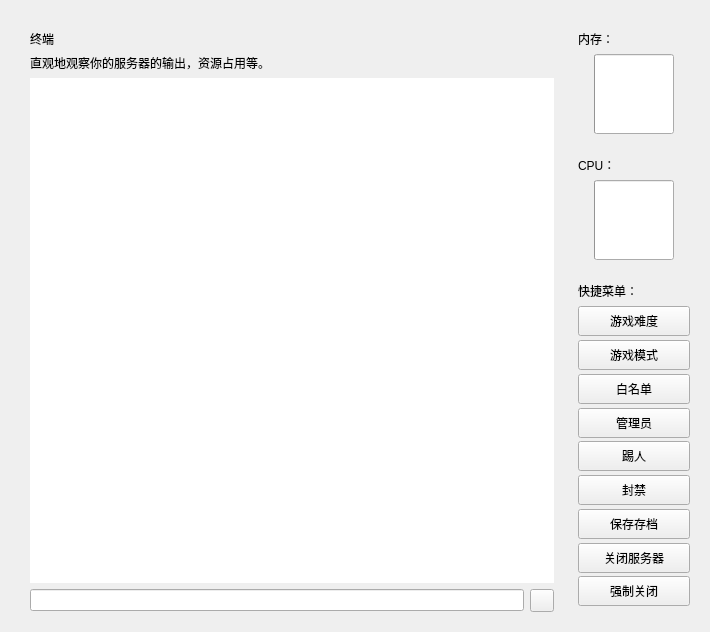
<?xml version="1.0" encoding="UTF-8"?>
<!-- Copyright 2024, MCSL Team, mailto:services@mcsl.com.cn

     Part of "MCSL2", a simple and multifunctional Minecraft server launcher.

     Licensed under the GNU General Public License, Version 3.0, with our
     additional agreements. (the "License");
     you may not use this file except in compliance with the License.
     You may obtain a copy of the License at

        https://github.com/MCSLTeam/MCSL2/raw/master/LICENSE -->


<ui version="4.0">
 <class>ConsoleInterface</class>
 <widget class="QFrame" name="ConsoleInterface">
  <property name="geometry">
   <rect>
    <x>0</x>
    <y>0</y>
    <width>710</width>
    <height>632</height>
   </rect>
  </property>
  <property name="sizePolicy">
   <sizepolicy hsizetype="Expanding" vsizetype="Expanding">
    <horstretch>0</horstretch>
    <verstretch>0</verstretch>
   </sizepolicy>
  </property>
  <property name="windowTitle">
   <string/>
  </property>
  <layout class="QGridLayout" name="gridLayout">
   <item row="1" column="4">
    <widget class="CardWidget" name="serverMemCardWidget">
     <property name="sizePolicy">
      <sizepolicy hsizetype="Fixed" vsizetype="Fixed">
       <horstretch>0</horstretch>
       <verstretch>0</verstretch>
      </sizepolicy>
     </property>
     <property name="minimumSize">
      <size>
       <width>130</width>
       <height>120</height>
      </size>
     </property>
     <property name="maximumSize">
      <size>
       <width>130</width>
       <height>120</height>
      </size>
     </property>
     <layout class="QGridLayout" name="gridLayout_3">
      <item row="1" column="1">
       <widget class="ProgressRing" name="serverMemProgressRing">
        <property name="minimumSize">
         <size>
          <width>80</width>
          <height>80</height>
         </size>
        </property>
        <property name="maximumSize">
         <size>
          <width>80</width>
          <height>80</height>
         </size>
        </property>
       </widget>
      </item>
      <item row="1" column="0">
       <spacer name="horizontalSpacer">
        <property name="orientation">
         <enum>Qt::Horizontal</enum>
        </property>
        <property name="sizeHint" stdset="0">
         <size>
          <width>40</width>
          <height>20</height>
         </size>
        </property>
       </spacer>
      </item>
      <item row="1" column="2">
       <spacer name="horizontalSpacer_2">
        <property name="orientation">
         <enum>Qt::Horizontal</enum>
        </property>
        <property name="sizeHint" stdset="0">
         <size>
          <width>40</width>
          <height>20</height>
         </size>
        </property>
       </spacer>
      </item>
      <item row="0" column="0" colspan="3">
       <widget class="StrongBodyLabel" name="serverMemLabel">
        <property name="sizePolicy">
         <sizepolicy hsizetype="Expanding" vsizetype="Fixed">
          <horstretch>0</horstretch>
          <verstretch>0</verstretch>
         </sizepolicy>
        </property>
        <property name="text">
         <string>内存：</string>
        </property>
       </widget>
      </item>
     </layout>
    </widget>
   </item>
   <item row="0" column="2">
    <spacer name="topSpacer">
     <property name="orientation">
      <enum>Qt::Vertical</enum>
     </property>
     <property name="sizeType">
      <enum>QSizePolicy::Fixed</enum>
     </property>
     <property name="sizeHint" stdset="0">
      <size>
       <width>20</width>
       <height>10</height>
      </size>
     </property>
    </spacer>
   </item>
   <item row="1" column="0">
    <spacer name="leftSpacer">
     <property name="orientation">
      <enum>Qt::Horizontal</enum>
     </property>
     <property name="sizeType">
      <enum>QSizePolicy::Fixed</enum>
     </property>
     <property name="sizeHint" stdset="0">
      <size>
       <width>10</width>
       <height>20</height>
      </size>
     </property>
    </spacer>
   </item>
   <item row="2" column="4">
    <widget class="CardWidget" name="serverCPUCardWidget">
     <property name="sizePolicy">
      <sizepolicy hsizetype="Fixed" vsizetype="Fixed">
       <horstretch>0</horstretch>
       <verstretch>0</verstretch>
      </sizepolicy>
     </property>
     <property name="minimumSize">
      <size>
       <width>130</width>
       <height>120</height>
      </size>
     </property>
     <property name="maximumSize">
      <size>
       <width>130</width>
       <height>120</height>
      </size>
     </property>
     <layout class="QGridLayout" name="gridLayout_4">
      <item row="1" column="0">
       <spacer name="horizontalSpacer_3">
        <property name="orientation">
         <enum>Qt::Horizontal</enum>
        </property>
        <property name="sizeHint" stdset="0">
         <size>
          <width>40</width>
          <height>20</height>
         </size>
        </property>
       </spacer>
      </item>
      <item row="1" column="1">
       <widget class="ProgressRing" name="serverCPUProgressRing">
        <property name="minimumSize">
         <size>
          <width>80</width>
          <height>80</height>
         </size>
        </property>
        <property name="maximumSize">
         <size>
          <width>80</width>
          <height>80</height>
         </size>
        </property>
       </widget>
      </item>
      <item row="1" column="2">
       <spacer name="horizontalSpacer_4">
        <property name="orientation">
         <enum>Qt::Horizontal</enum>
        </property>
        <property name="sizeHint" stdset="0">
         <size>
          <width>40</width>
          <height>20</height>
         </size>
        </property>
       </spacer>
      </item>
      <item row="0" column="0" colspan="3">
       <widget class="StrongBodyLabel" name="serverCPULabel">
        <property name="sizePolicy">
         <sizepolicy hsizetype="Expanding" vsizetype="Minimum">
          <horstretch>0</horstretch>
          <verstretch>0</verstretch>
         </sizepolicy>
        </property>
        <property name="text">
         <string>CPU：</string>
        </property>
       </widget>
      </item>
     </layout>
    </widget>
   </item>
   <item row="4" column="4">
    <spacer name="verticalSpacer">
     <property name="orientation">
      <enum>Qt::Vertical</enum>
     </property>
     <property name="sizeHint" stdset="0">
      <size>
       <width>20</width>
       <height>40</height>
      </size>
     </property>
    </spacer>
   </item>
   <item row="1" column="2" rowspan="4" colspan="2">
    <widget class="QWidget" name="titleLimitWidget" native="true">
     <layout class="QGridLayout" name="gridLayout_2">
      <item row="4" column="1">
       <widget class="PrimaryToolButton" name="sendCommandButton">
        <property name="text">
         <string/>
        </property>
        <property name="toolButtonStyle">
         <enum>Qt::ToolButtonIconOnly</enum>
        </property>
       </widget>
      </item>
      <item row="1" column="0">
       <widget class="StrongBodyLabel" name="subTitleLabel">
        <property name="sizePolicy">
         <sizepolicy hsizetype="Preferred" vsizetype="Fixed">
          <horstretch>0</horstretch>
          <verstretch>0</verstretch>
         </sizepolicy>
        </property>
        <property name="text">
         <string>直观地观察你的服务器的输出，资源占用等。</string>
        </property>
        <property name="textFormat">
         <enum>Qt::MarkdownText</enum>
        </property>
       </widget>
      </item>
      <item row="4" column="0">
       <widget class="LineEdit" name="commandLineEdit"/>
      </item>
      <item row="3" column="0" colspan="2">
       <widget class="PlainTextEdit" name="serverOutput">
        <property name="frameShape">
         <enum>QFrame::NoFrame</enum>
        </property>
        <property name="verticalScrollBarPolicy">
         <enum>Qt::ScrollBarAsNeeded</enum>
        </property>
        <property name="horizontalScrollBarPolicy">
         <enum>Qt::ScrollBarAsNeeded</enum>
        </property>
        <property name="readOnly">
         <bool>true</bool>
        </property>
        <property name="plainText">
         <string/>
        </property>
       </widget>
      </item>
      <item row="0" column="0">
       <widget class="TitleLabel" name="titleLabel">
        <property name="sizePolicy">
         <sizepolicy hsizetype="Preferred" vsizetype="Fixed">
          <horstretch>0</horstretch>
          <verstretch>0</verstretch>
         </sizepolicy>
        </property>
        <property name="text">
         <string>终端</string>
        </property>
       </widget>
      </item>
     </layout>
    </widget>
   </item>
   <item row="3" column="4">
    <widget class="CardWidget" name="quickMenu">
     <property name="sizePolicy">
      <sizepolicy hsizetype="Fixed" vsizetype="Fixed">
       <horstretch>0</horstretch>
       <verstretch>0</verstretch>
      </sizepolicy>
     </property>
     <property name="minimumSize">
      <size>
       <width>100</width>
       <height>340</height>
      </size>
     </property>
     <property name="maximumSize">
      <size>
       <width>130</width>
       <height>16777215</height>
      </size>
     </property>
     <layout class="QVBoxLayout" name="verticalLayout">
      <item>
       <widget class="StrongBodyLabel" name="quickMenuTitleLabel">
        <property name="text">
         <string>快捷菜单：</string>
        </property>
       </widget>
      </item>
      <item>
       <widget class="ComboBox" name="difficulty">
        <property name="minimumSize">
         <size>
          <width>0</width>
          <height>30</height>
         </size>
        </property>
        <property name="text">
         <string>游戏难度</string>
        </property>
       </widget>
      </item>
      <item>
       <widget class="TransparentPushButton" name="gamemode">
        <property name="minimumSize">
         <size>
          <width>0</width>
          <height>30</height>
         </size>
        </property>
        <property name="text">
         <string>游戏模式</string>
        </property>
       </widget>
      </item>
      <item>
       <widget class="TransparentPushButton" name="whiteList">
        <property name="minimumSize">
         <size>
          <width>0</width>
          <height>30</height>
         </size>
        </property>
        <property name="text">
         <string>白名单</string>
        </property>
       </widget>
      </item>
      <item>
       <widget class="TransparentPushButton" name="op">
        <property name="minimumSize">
         <size>
          <width>0</width>
          <height>30</height>
         </size>
        </property>
        <property name="text">
         <string>管理员</string>
        </property>
       </widget>
      </item>
      <item>
       <widget class="TransparentPushButton" name="kickPlayers">
        <property name="minimumSize">
         <size>
          <width>0</width>
          <height>30</height>
         </size>
        </property>
        <property name="text">
         <string>踢人</string>
        </property>
       </widget>
      </item>
      <item>
       <widget class="TransparentPushButton" name="banPlayers">
        <property name="minimumSize">
         <size>
          <width>0</width>
          <height>30</height>
         </size>
        </property>
        <property name="text">
         <string>封禁</string>
        </property>
       </widget>
      </item>
      <item>
       <widget class="TransparentPushButton" name="saveServer">
        <property name="minimumSize">
         <size>
          <width>0</width>
          <height>30</height>
         </size>
        </property>
        <property name="text">
         <string>保存存档</string>
        </property>
       </widget>
      </item>
      <item>
       <widget class="TransparentPushButton" name="exitServer">
        <property name="minimumSize">
         <size>
          <width>0</width>
          <height>30</height>
         </size>
        </property>
        <property name="text">
         <string>关闭服务器</string>
        </property>
       </widget>
      </item>
      <item>
       <widget class="TransparentPushButton" name="killServer">
        <property name="minimumSize">
         <size>
          <width>0</width>
          <height>30</height>
         </size>
        </property>
        <property name="text">
         <string>强制关闭</string>
        </property>
       </widget>
      </item>
     </layout>
    </widget>
   </item>
  </layout>
 </widget>
 <customwidgets>
  <customwidget>
   <class>ComboBox</class>
   <extends>QPushButton</extends>
   <header>qfluentwidgets</header>
  </customwidget>
  <customwidget>
   <class>PushButton</class>
   <extends>QPushButton</extends>
   <header>qfluentwidgets</header>
  </customwidget>
  <customwidget>
   <class>ToolButton</class>
   <extends>QToolButton</extends>
   <header>qfluentwidgets</header>
  </customwidget>
  <customwidget>
   <class>PrimaryToolButton</class>
   <extends>ToolButton</extends>
   <header>qfluentwidgets</header>
  </customwidget>
  <customwidget>
   <class>TransparentPushButton</class>
   <extends>PushButton</extends>
   <header>qfluentwidgets</header>
  </customwidget>
  <customwidget>
   <class>CardWidget</class>
   <extends>QFrame</extends>
   <header>qfluentwidgets</header>
   <container>1</container>
  </customwidget>
  <customwidget>
   <class>StrongBodyLabel</class>
   <extends>QLabel</extends>
   <header>qfluentwidgets</header>
  </customwidget>
  <customwidget>
   <class>TitleLabel</class>
   <extends>QLabel</extends>
   <header>qfluentwidgets</header>
  </customwidget>
  <customwidget>
   <class>ProgressBar</class>
   <extends>QProgressBar</extends>
   <header>qfluentwidgets</header>
  </customwidget>
  <customwidget>
   <class>ProgressRing</class>
   <extends>ProgressBar</extends>
   <header>qfluentwidgets</header>
  </customwidget>
  <customwidget>
   <class>LineEdit</class>
   <extends>QLineEdit</extends>
   <header>qfluentwidgets</header>
  </customwidget>
  <customwidget>
   <class>PlainTextEdit</class>
   <extends>QPlainTextEdit</extends>
   <header>qfluentwidgets</header>
  </customwidget>
 </customwidgets>
 <resources/>
 <connections/>
</ui>
